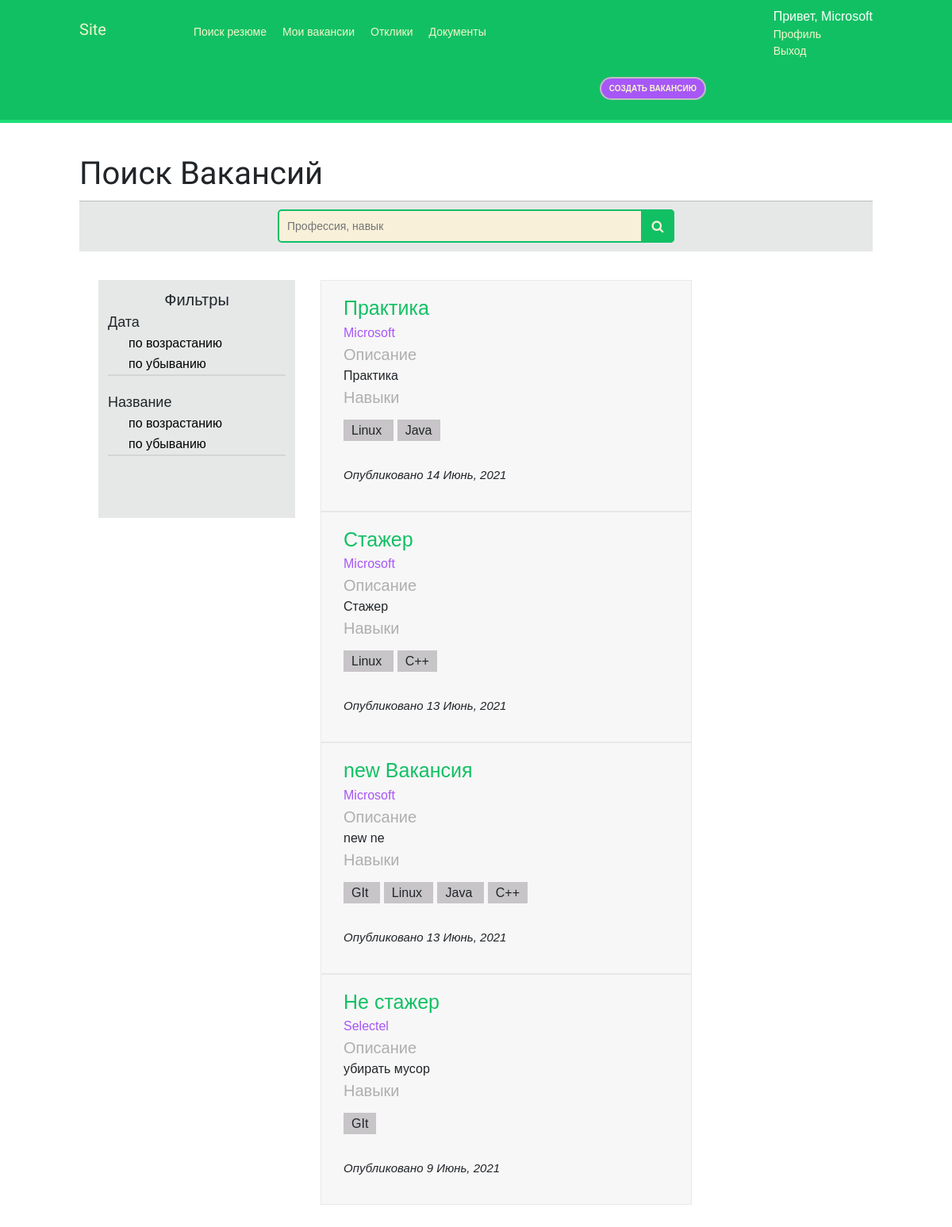
Page /search/vacancy/ (signed in) on the committed database.
### main_site/models.py (models this page shows, shortened)
class CustomUser(AbstractUser):
	TYPE_OF_ROLE =(
			('student','Студент'),
			('company','Компания'),
			('admin','Админ')
		)
	role = models.CharField('Роль',max_length=50, choices=TYPE_OF_ROLE,default='student')
	class Meta:
		verbose_name = 'Пользователь'
		verbose_name_plural = 'Пользователи'

class Company(models.Model):
	user = models.OneToOneField(settings.AUTH_USER_MODEL,on_delete=models.CASCADE,related_name='companys', verbose_name='Пользователь')
	name = models.CharField('Название',max_length=200)
	address = models.CharField('Адрес',max_length=200)
	description = models.TextField('Описание')
	photo = models.ImageField('Фото',upload_to='img',blank=True)#upload_to
	phone = models.CharField('Телефон',max_length=12, default=' ')
	site_name = models.CharField('Сайт',max_length=200)
	def __str__(self):
		return self.name
	class Meta:
		verbose_name = 'Профиль Компании'
		verbose_name_plural = 'Профили Компаний'

class Vacancy(models.Model):
	STATUS_CHOICES = (
			('blocked','Заблокированая'),
			('closed','Закрытая'),
			('published','Опубликованная'),
		)
	company = models.ForeignKey(Company,on_delete=models.CASCADE,related_name='vacancys', verbose_name="Компания")
	skills = models.ManyToManyField(Skill, related_name='vacancys',verbose_name="Навыки")
	name = models.CharField('Название',max_length=100)
	description = models.TextField('Описание')
	responsibilities = models.TextField('Обязанности') #обязанности
	requirements = models.TextField('Требования') #требования
	conditions = models.TextField('Условия') #условия
	created_by = models.DateTimeField(auto_now_add=True)
	updated_by =  models.DateTimeField(auto_now=True)
	status = models.CharField('Статус',max_length=10,choices=STATUS_CHOICES, default='published')
	class Meta:
		verbose_name = 'Вакансия'
		verbose_name_plural = 'Вакансии'

class Skill(models.Model):
	name = models.CharField('Название',max_length=100,unique=True)
	class Meta:
		verbose_name = 'Навык'
		verbose_name_plural = 'Навыки'

### main_site/views.py (the view)
# urls.py: path('search/vacancy/',views.VacancyListView.as_view() , name='vacancy_list'),
class VacancyListView(LoginRequiredMixin,ListView):
	model = Vacancy
	template_name = 'main_site/vacancy/vacancy_list.html'
	context_object_name = 'vacancys'
	def get_queryset(self):
		queryset = Vacancy.objects.filter(status='published',).order_by('-updated_by').all()
		query = self.request.GET.get('search')
		if query:
			queryset = Vacancy.objects.filter(status='published',).filter(Q(name__icontains=query) | Q(skills__name__icontains=query)).distinct().order_by('-updated_by').all()
		if not self.request.GET.get('filter_clance'):
			filter_data = self.request.GET.get('filter')
			if filter_data:
				queryset = queryset.order_by(filter_data)
		return queryset
	def get_context_data(self, **kwargs):
		context = super().get_context_data(**kwargs)
		context["section"] = 'vacancy_list'
		search_value = self.request.GET.get('search')
		if not search_value:
			search_value = ''
		context['search_value'] = search_value
		context['filter'] = self.request.GET.get('filter')
		return context

### main_site/templates/main_site/vacancy/vacancy_list.html (shortened to what this page needs)
{% extends 'base.html' %}
{% block content %}
<h1 class="search">Поиск Вакансий</h1>
<div style="">
	<div class="d1">
	  	<form method="get">
		  <input name="search" type="text" placeholder="Профессия, навык" value="{{search_value}}">
		  <button type="submit"></button>
		</form>
	</div>
	<div class="row mb p-3">
		<div class="col-1" style="width: 25%; background-color: #e6e8e8;margin-left: 20px; height: 300px">
			<div style="text-align: center;margin-top: 10px;font-size: 20px">Фильтры</div>
			<form method="get">
				<div style="margin-bottom: 20px; border-bottom: 2px solid #d2d6d6">
					<div style="font-size: 18px">Дата</div>
					<div style="margin-left: 20px">
						<button class="filters {% if filter == 'updated_by' %}selected_filter{% endif %}" type="submit" name="filter" value="updated_by" >
						 по возрастанию
						</button>
					</div>
					<div style="margin-left: 20px">
						<button class="filters {% if filter == '-updated_by' %}selected_filter{% endif %}" type="submit" name="filter" value="-updated_by" >
						 по убыванию
						</button>
					</div>
				</div>
				<div style="margin-bottom: 20px;border-bottom: 2px solid #d2d6d6">
					<div style="font-size: 18px">Название</div>
					<div style="margin-left: 20px">
						<button class="filters {% if filter == 'name' %}selected_filter{% endif %}" type="submit" name="filter" value="name" >
						 по возрастанию
						</button>
					</div>
					<div style="margin-left: 20px">
						<button class="filters {% if filter == '-name' %}selected_filter{% endif %}" type="submit" name="filter" value="-name" >
						 по убыванию
						</button>
					</div>
				</div>
			</form>
		</div>
		<div class="col">
			<ul>
			{% for vacancy in vacancys %}
				<li style="list-style-type: none;">
					<div class="row mb p-3 profile-info-top" style="width: 70%; border: 1px #e8e8e8 solid">
						<a href="{% url 'vacancy_detail' vacancy.id %}" style="font-size: 25px">
						{{vacancy.name}} </a>
						<a href="" style="color: #a757f7">{{vacancy.company}}</a>
						<div style="">
						<span style="font-size: 20px; color: #b0aeb0; padding-right: 20px ">Описание</span>
						<div>{{vacancy.description}}</div>
						</div>
						<div class="" style="margin-bottom: 30px">
							<span style="font-size: 20px; color: #b0aeb0; padding-right: 20px ">Навыки</span>
							<div style="margin-top: 15px">
								{% for i in vacancy.skills.all %}
								<span style="padding: 5px 10px;margin-right: 5px; background: #c7c5c7;">
									{{i.name}}
								</span>
								{% endfor %}
							</div>
						</div>
						<p style="font-size: 15px"><i>Опубликовано {{vacancy.updated_by | date:"j F, Y"}}</i></p>
					</div>
				</li>
			{% endfor %}
			</ul>
		</div>
	</div>
</div>
{% endblock %}

### main_site/templates/main_site/base_header_company.html
<span class="logo">Site</span>
<ul class="menu" >
	<li {% if section == "resume_list" %} class="selected" {% endif %}>
		<a href="{% url 'resume_list' %}">Поиск резюме</a>
	</li>
	<li {% if section == "my_vacancy_list" %} class="selected" {% endif %}>
		<a href="{% url 'my_vacancy_list' %}">Мои вакансии</a>
	</li>
	<li {% if section == "company_response_list" %} class="selected" {% endif %}>
		<a href="{% url 'company_response_list' %}">Отклики</a>
	</li>
	<li {% if section == "document_list" %} class="selected" {% endif %}>
		<a href="{% url 'document_list' %}">Документы</a>
	</li>
</ul>
<span class="user">
	<div style="font-size: 16px">Привет, {{request.user.companys.name}}</div>
	<div {% if section == "profile" %} class="selected" {% endif %} style="list-style-type: none">
		<a href="{% url 'profile' %}">Профиль</a>
	</div>
	<a href="{% url 'logout' %}">Выход</a>
</span>
<div id="right">
	<span {% if section == "create_vacancy" %} class="selected-create" {% endif %} >
		<a href="{% url 'create_vacancy' %}">Создать вакансию</a>
	</span>
</div>

### main_site/static/css/base.css (style rules this page uses)
body { margin:0; padding:0; font-family:helvetica, sans-serif; }
p { line-height: 1.8; }
a { color:#12c064; text-decoration:none; }
h1, h2, h3, h4, h5 , h6 { font-family: 'Muli', sans-serif; font-weight:normal; }
h1 { border-bottom:1px solid #bbb; padding:0 0 10px 0; margin:10px 0 20px 0; }
#header .logo { font-family: 'Muli', sans-serif; float:left; color:#f3f7cc; font-size:20px; margin-right:10%; margin-top:17px; }
#header ul.menu { list-style:none; float:left; margin:0; padding:0; }
#header ul.menu li { float:left; padding:25px 10px; }
#header div#right { float:right; margin-right: 200px; padding:25px 10px; }
#header div#right a,#header div#after-right a { background: #a757f7; border-radius:50px; border: 2px solid #bfbfbf; font-weight:bold; color:#f3f7cc; padding:7px 10px; font-size:10px; text-transform:uppercase; }
* { box-sizing: border-box; }
h1.search { margin-bottom: 0px; }
.d1 { border-bottom: 1px solid #e6e8e8; padding-top: 10px; margin-bottom: 20px; background-color: #e6e8e8; }
.d1 form { position: relative; width: 500px; margin: 0 auto; }
.d1 input { width: 100%; height: 42px; padding-left: 10px; border: 2px solid #12c064; border-radius: 5px; outline: none; background: #F9F0DA; color: #000; }
.d1 button { position: absolute; top: 0; right: 0px; width: 42px; height: 42px; border: none; background: #12c064; border-radius: 0 5px 5px 0; cursor: pointer; }
.d1 button:before { content: "\f002"; font-family: FontAwesome; font-size: 16px; color: #F9F0DA; }
#header a { color:#f3f7cc; }
#header .user { float:right; padding-top:4px; }
form { overflow:auto; }
input, textarea { clear:both; float:left; margin:0 0 10px; background:#efefef; border:0; padding:6px 10px; font-size:14px; }
.profile-info-top { border-top: 1px #e8e8e8 solid; border-bottom: 1px #e8e8e8 solid; background-color: #f7f7f7; }
button.filters { border:0; width: 100%; background-color: #e6e8e8; text-align: left; }

### rows in the picture
CustomUser: user.companys.name "Microsoft"
Vacancy: name "Практика", company "Microsoft", description "Практика", updated_by "14 Июнь, 2021"
Skill: name "Linux"
Skill: name "Java"
Vacancy: name "Стажер", company "Microsoft", description "Стажер", updated_by "13 Июнь, 2021"
Skill: name "C++"
Vacancy: name "new Вакансия", company "Microsoft", description "new ne", updated_by "13 Июнь, 2021"
Skill: name "GIt"
Vacancy: name "Не стажер", company "Selectel", description "убирать мусор", updated_by "9 Июнь, 2021"
